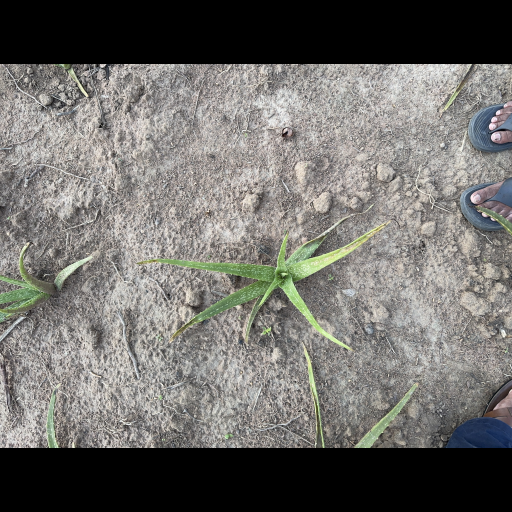
#> input picture dataset_harvest/train/images/intermediate/IMG_2666.png, 512 x 512 px
$ python -i image_quality.py   (imports and definitions only)   (older library calls are emulated)
#> lines starting #> are read from the running program, lines starting #| are printed output that depends on the picture
#> further down, picture is the input picture: PIL image 512x512 RGB; mean R, G, B 112.1, 110.5, 107
"""
Image quality validation service.

Performs quality checks on images before inference:
- Blur detection using variance of Laplacian
- Brightness validation (too dark/too bright)
"""

import cv2
import numpy as np
from typing import Tuple, Optional
from enum import Enum
from PIL import Image
import logging

logger = logging.getLogger(__name__)


class ImageQualityIssue(Enum):
    """Types of image quality issues."""
    BLURRY = "blurry"
    TOO_DARK = "too_dark"
    TOO_BRIGHT = "too_bright"
    LOW_RESOLUTION = "low_resolution"
    OK = "ok"


class ImageQualityResult:
    """Result of image quality check."""

    # [21 lines left out: functions __init__, get_user_message, not called in this run]


MIN_WIDTH = 224         # Minimum acceptable image width in pixels
MIN_HEIGHT = 224        # Minimum acceptable image height in pixels
# Quality thresholds - Very lenient for real-world mobile photos
BLUR_THRESHOLD = 20.0   # Variance of Laplacian below this indicates blur (very lenient for real photos)
BRIGHTNESS_MIN = 20.0   # Mean pixel intensity below this is too dark (0-255 scale) (very lenient)
BRIGHTNESS_MAX = 240.0  # Mean pixel intensity above this is too bright (0-255 scale) (very lenient)

# Green content threshold for plant detection
# Signal 1: minimum green pixels in image
# Set low (3%) because diseased/sunburned aloe has very little green — measured
# across full test dataset: min green per class = 2-7%. Walls/skin score near 0%.
GREEN_PIXEL_MIN_RATIO = 0.03   # 3% of pixels must be green-ish
# Signal 2: skin tone rejection — if this fraction of pixels are skin-toned, reject
SKIN_PIXEL_MAX_RATIO  = 0.25   # kept for reference, not used in logic
# Signal 3: green must dominate over skin
GREEN_BEATS_SKIN_FACTOR = 2.0  # kept for reference, not used in logic
# Signal 4: vivid/saturated green rejection for non-aloe plants
# Aloe vera is grey-green / olive (moderate saturation, S ≈ 20-130).
# Grass, ferns, rose leaves are vivid bright green (S > 160).
VIVID_GREEN_MAX_RATIO = 0.70   # >70% vivid green = grass / fern / other plant


def normalize_for_inference(image: Image.Image) -> Image.Image:
    """
    Normalize image before ML inference to produce consistent input regardless of
    capture conditions (direct photo, screen photography, varying lighting).

    Two lightweight steps that improve model robustness:

    1. CLAHE on the L channel (LAB colour space)
       Contrast Limited Adaptive Histogram Equalization redistributes local
       contrast.  This counteracts the washed-out look of screen-photographed
       images and also helps with photos taken in uneven lighting.

    2. Mild unsharp mask
       Enhances mid-frequency edges without amplifying noise.  Compensates for
       the soft blur introduced by Moiré interference when photographing a
       laptop or phone screen, and for typical mobile-camera softness.

    Both steps are standard in medical / plant-imaging preprocessing pipelines
    and have no measurable negative effect on well-lit direct photos.

    Args:
        image: PIL Image (RGB, any resolution)

    Returns:
        Normalized PIL Image (RGB, same resolution)
    """
    try:
        img_rgb = np.array(image.convert("RGB"), dtype=np.uint8)

        # ── Step 1: CLAHE on L channel ───────────────────────────────────
        img_lab = cv2.cvtColor(img_rgb, cv2.COLOR_RGB2LAB)
#> img_lab: shape (512, 512, 3); mean of channels 0, 1, 2 116.3, 128, 130
        l, a, b = cv2.split(img_lab)
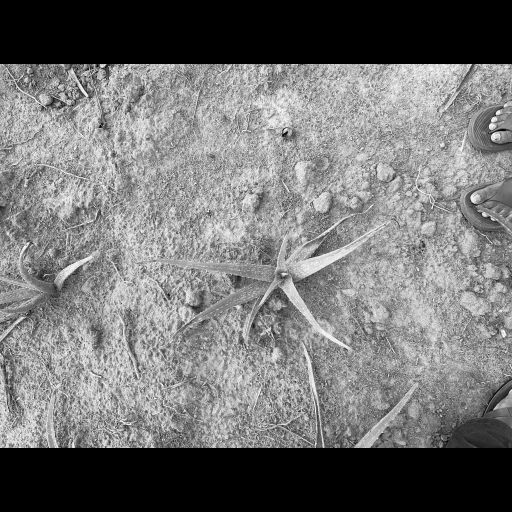
#> l: shape (512, 512); min 0, max 251, mean 116.3
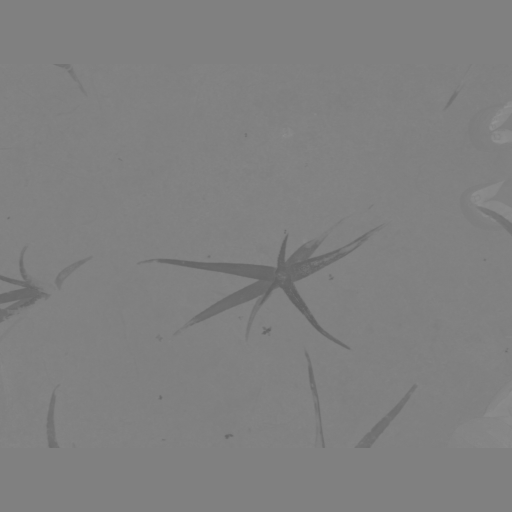
#> a: shape (512, 512); min 97, max 146, mean 128
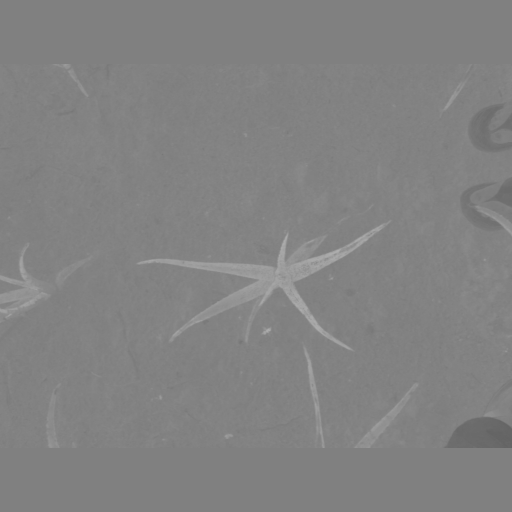
#> b: shape (512, 512); min 99, max 175, mean 130
        clahe = cv2.createCLAHE(clipLimit=2.0, tileGridSize=(8, 8))
        l_norm = clahe.apply(l)
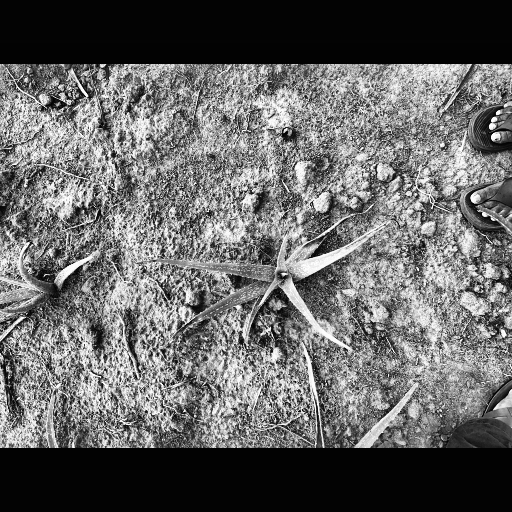
#> l_norm: shape (512, 512); min 0, max 255, mean 102.8
        img_lab = cv2.merge([l_norm, a, b])
#> img_lab: shape (512, 512, 3); mean of channels 0, 1, 2 102.8, 128, 130
        img_rgb = cv2.cvtColor(img_lab, cv2.COLOR_LAB2RGB)
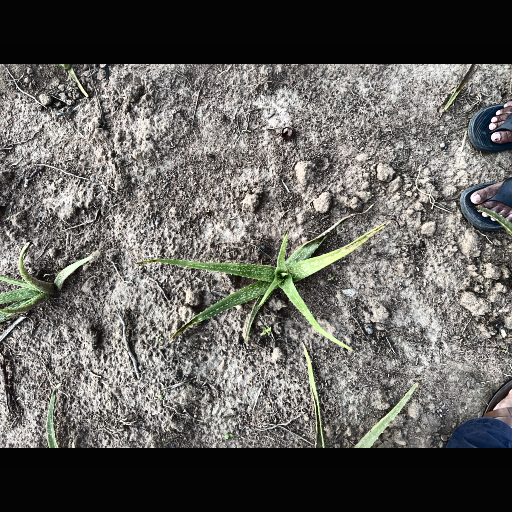
#> img_rgb: shape (512, 512, 3); mean R, G, B 100, 98.6, 95

        # ── Step 2: Mild unsharp mask ────────────────────────────────────
        # amount=0.4 is gentle — recovers edge definition without over-sharpening
        blurred = cv2.GaussianBlur(img_rgb, (0, 0), sigmaX=1.5)
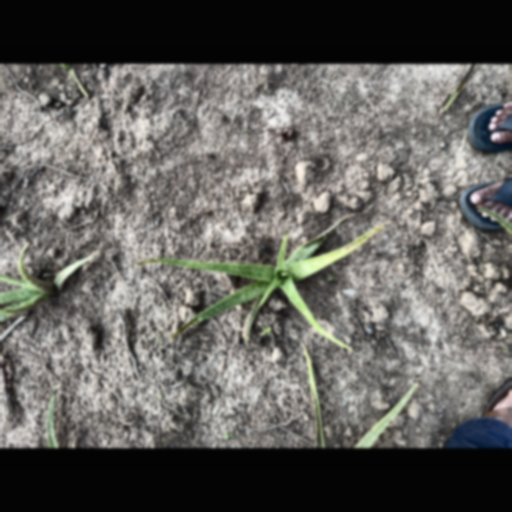
#> blurred: shape (512, 512, 3); mean R, G, B 100, 98.6, 95
        img_rgb = cv2.addWeighted(img_rgb, 1.4, blurred, -0.4, 0)

        return Image.fromarray(img_rgb)

    except Exception as e:
        logger.error(f"normalize_for_inference error: {e} — returning original")
        return image


# [242 lines left out: functions check_blur, check_brightness, check_resolution, check_is_plant, check_image_quality, not called in this run]

>>> from PIL import Image
>>> picture = Image.open('../../../../dataset_harvest/train/images/intermediate/IMG_2666.png')
>>> result = normalize_for_inference(picture)

$ run again, on dataset_harvest/train/images/intermediate/IMG_2669.png
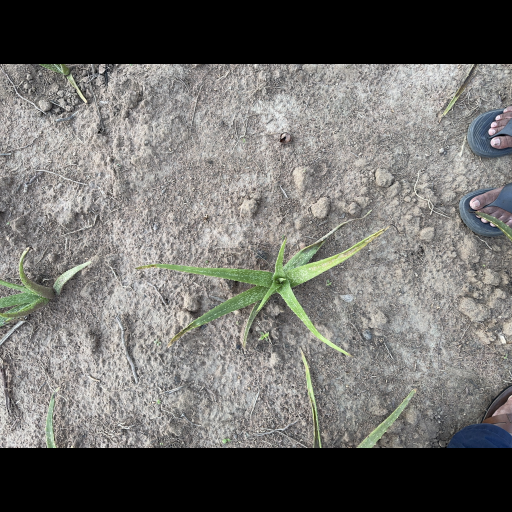
#> input picture dataset_harvest/train/images/intermediate/IMG_2669.png, 512 x 512 px
#> picture is the input picture: PIL image 512x512 RGB; mean R, G, B 112.1, 111.1, 108.1
#> in normalize_for_inference, `l, a, b = cv2.split(img_lab)`:
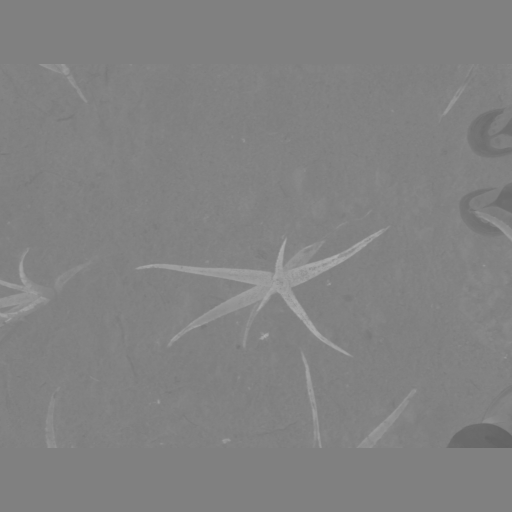
#> b: shape (512, 512); min 98, max 176, mean 129.7
#> in normalize_for_inference, `blurred = cv2.GaussianBlur(img_rgb, (0, 0), sigmaX=1.5)`:
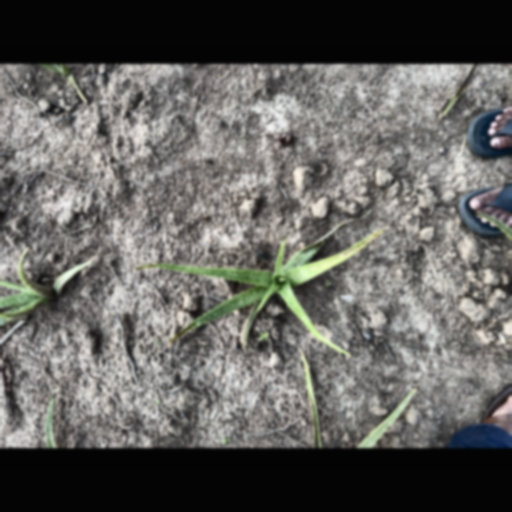
#> blurred: shape (512, 512, 3); mean R, G, B 99.5, 98.6, 95.6
